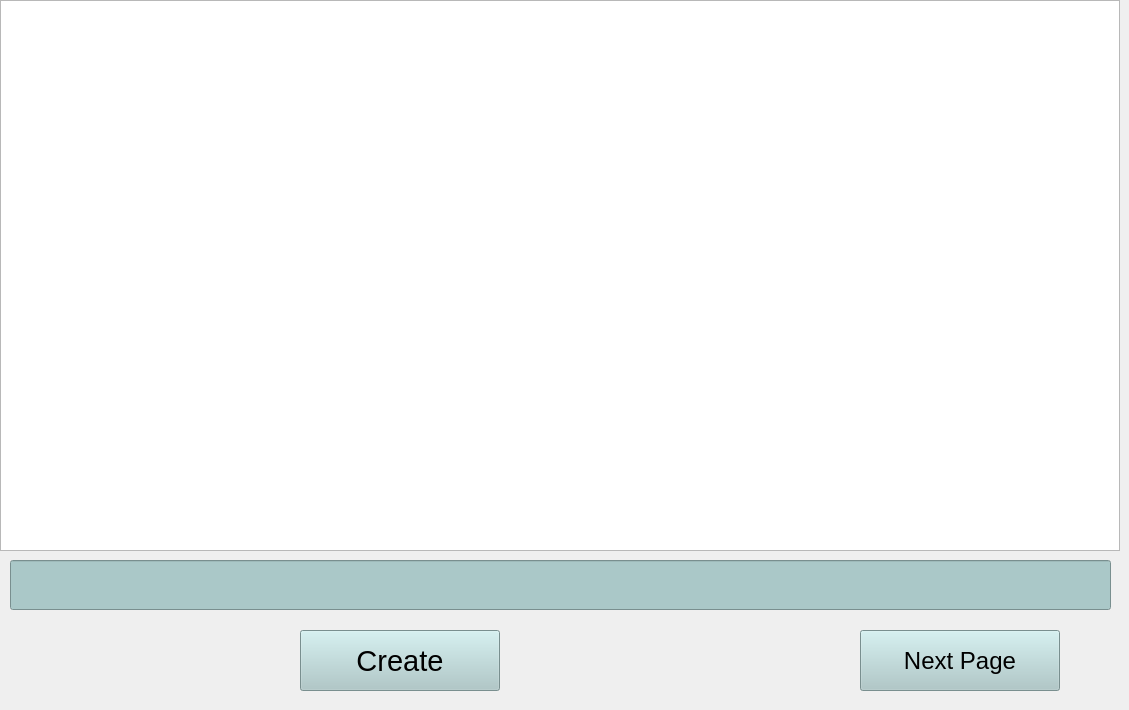
   <widget class="QWidget" name="tab_3">
    <attribute name="title">
     <string>Page 2</string>
    </attribute>
    <widget class="QGraphicsView" name="im_pg2">
     <property name="geometry">
      <rect>
       <x>0</x>
       <y>0</y>
       <width>1120</width>
       <height>551</height>
      </rect>
     </property>
    </widget>
    <widget class="QLineEdit" name="inp_pg2">
     <property name="geometry">
      <rect>
       <x>10</x>
       <y>560</y>
       <width>1101</width>
       <height>50</height>
      </rect>
     </property>
     <property name="minimumSize">
      <size>
       <width>1101</width>
       <height>41</height>
      </size>
     </property>
     <property name="maximumSize">
      <size>
       <width>1101</width>
       <height>50</height>
      </size>
     </property>
     <property name="font">
      <font>
       <family>Calibri</family>
       <pointsize>16</pointsize>
      </font>
     </property>
     <property name="styleSheet">
      <string notr="true">background-color: rgb(170,200,200); /* Light grey color */
</string>
     </property>
     <property name="text">
      <string/>
     </property>
    </widget>
    <widget class="QPushButton" name="create_pg2">
     <property name="geometry">
      <rect>
       <x>300</x>
       <y>630</y>
       <width>200</width>
       <height>61</height>
      </rect>
     </property>
     <property name="font">
      <font>
       <pointsize>22</pointsize>
      </font>
     </property>
     <property name="styleSheet">
      <string notr="true">QPushButton{
	background-color: rgba(170,200,200);
} /* Light grey color */
QPushButton:hover{
	background:rgba(170,200,200,220);
}
QPushButton:pressed{
	background:rgba(170,200,200,250);
}
</string>
     </property>
     <property name="text">
      <string>Create</string>
     </property>
    </widget>
    <widget class="QPushButton" name="But_pg2">
     <property name="geometry">
      <rect>
       <x>860</x>
       <y>630</y>
       <width>200</width>
       <height>61</height>
      </rect>
     </property>
     <property name="font">
      <font>
       <pointsize>18</pointsize>
      </font>
     </property>
     <property name="styleSheet">
      <string notr="true">QPushButton{
	background-color: rgba(170,200,200);
} /* Light grey color */
QPushButton:hover{
	background:rgba(170,200,200,220);
}
QPushButton:pressed{
	background:rgba(170,200,200,250);
}
</string>
     </property>
     <property name="text">
      <string>Next Page</string>
     </property>
    </widget>
    <widget class="QLabel" name="label_4">
     <property name="geometry">
      <rect>
       <x>550</x>
       <y>610</y>
       <width>271</width>
       <height>91</height>
      </rect>
     </property>
     <property name="text">
      <string/>
     </property>
     <property name="pixmap">
      <pixmap>shin.png</pixmap>
     </property>
     <property name="scaledContents">
      <bool>true</bool>
     </property>
    </widget>
    <widget class="QLabel" name="label_14">
     <property name="geometry">
      <rect>
       <x>10</x>
       <y>620</y>
       <width>271</width>
       <height>81</height>
      </rect>
     </property>
     <property name="text">
      <string/>
     </property>
     <property name="pixmap">
      <pixmap>ct.png</pixmap>
     </property>
     <property name="scaledContents">
      <bool>true</bool>
     </property>
    </widget>
   </widget>
